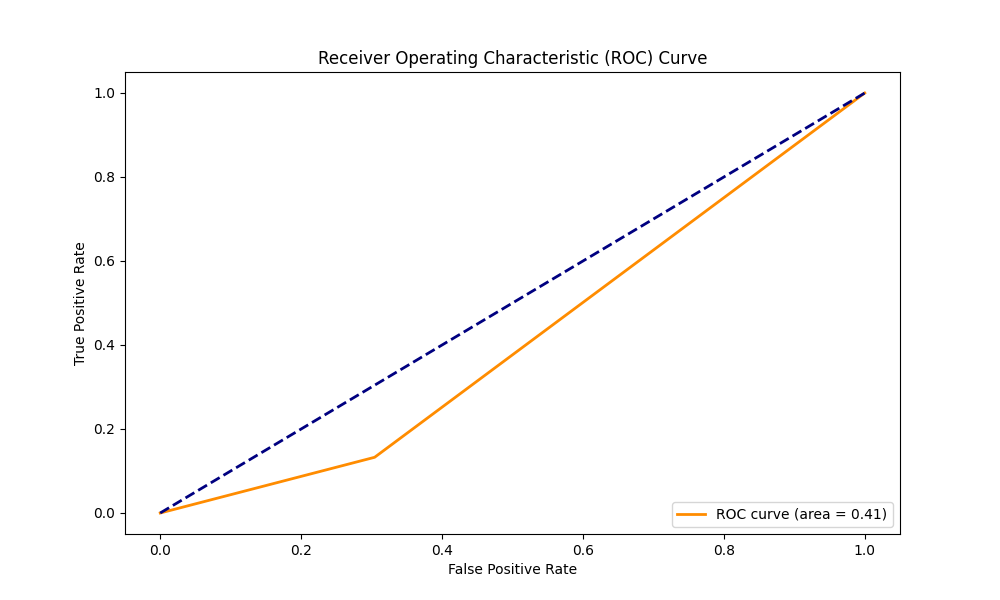

Reproduce this figure in Python.
import pandas as pd
from sklearn.model_selection import train_test_split
from hmmlearn import hmm
from sklearn.metrics import accuracy_score, confusion_matrix, classification_report, roc_curve, auc
import matplotlib.pyplot as plt

df = pd.read_csv('creditcard.csv')

X = df.drop('Class', axis=1)
y = df['Class']

X_train, X_test, y_train, y_test = train_test_split(X, y, test_size=0.2, random_state=42)

hmm_model = hmm.GaussianHMM(n_components=2, covariance_type="full", n_iter=100)
hmm_model.fit(X_train)

hidden_states = hmm_model.predict(X_test)
y_pred = [1 if state == 1 else 0 for state in hidden_states]

accuracy = accuracy_score(y_test, y_pred)
print(f'Accuracy: {accuracy * 100:.2f}%')

conf_matrix = confusion_matrix(y_test, y_pred)
print('Confusion Matrix:')
print(conf_matrix)

class_report = classification_report(y_test, y_pred)
print('Classification Report:')
print(class_report)

fpr, tpr, _ = roc_curve(y_test, y_pred)
roc_auc = auc(fpr, tpr)

plt.figure(figsize=(10, 6))
plt.plot(fpr, tpr, color='darkorange', lw=2, label='ROC curve (area = {:.2f})'.format(roc_auc))
plt.plot([0, 1], [0, 1], color='navy', lw=2, linestyle='--')
plt.xlabel('False Positive Rate')
plt.ylabel('True Positive Rate')
plt.title('Receiver Operating Characteristic (ROC) Curve')
plt.legend(loc='lower right')
plt.show()
